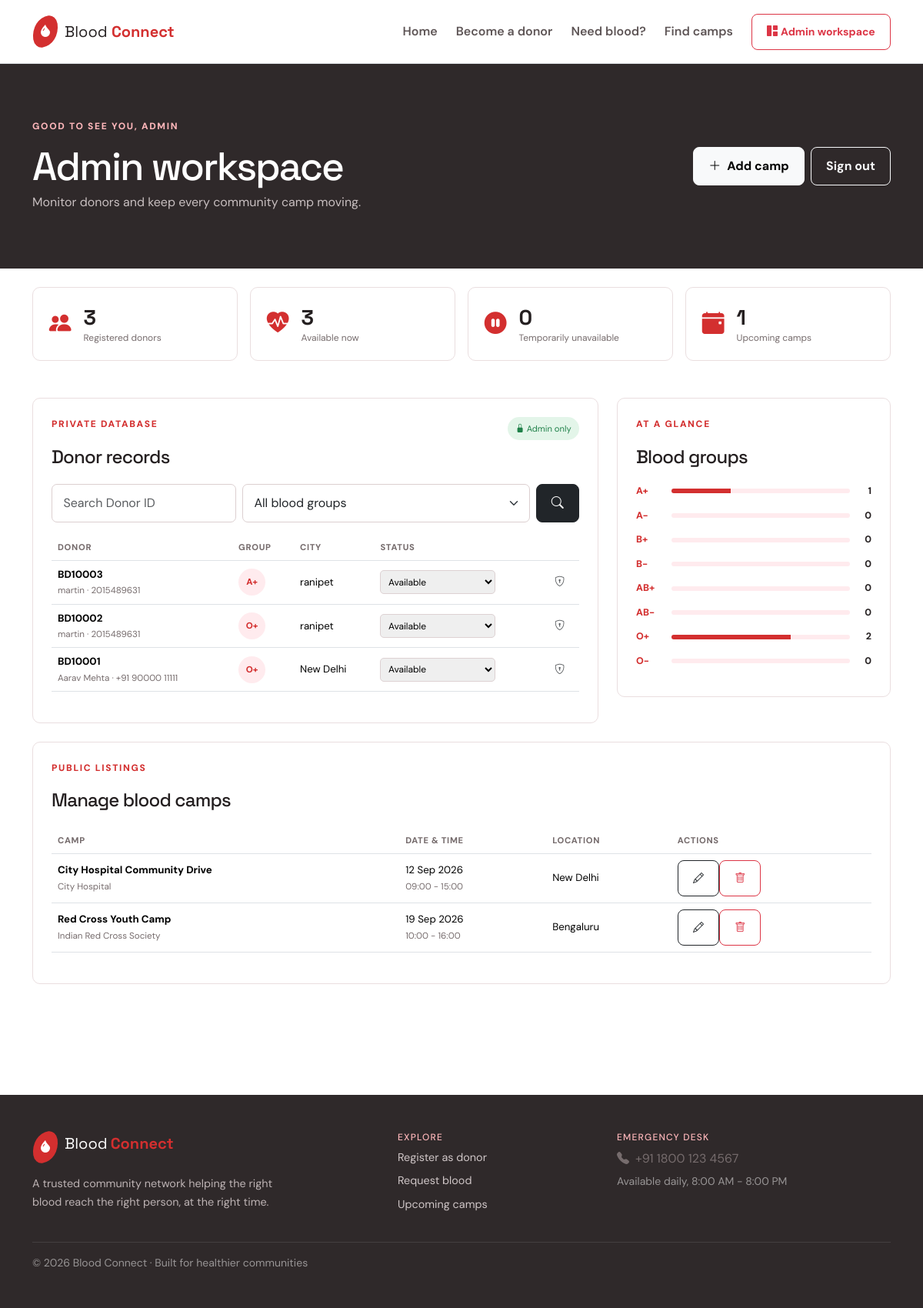
The page /admin (signed in) on the database its author committed.
### models.py (models this page shows)
class Donor(db.Model):
    id = db.Column(db.Integer, primary_key=True)
    donor_id = db.Column(db.String(12), unique=True, nullable=False, index=True)
    name = db.Column(db.String(120), nullable=False)
    age = db.Column(db.Integer, nullable=False)
    gender = db.Column(db.String(30), nullable=False)
    blood_group = db.Column(db.String(5), nullable=False, index=True)
    phone = db.Column(db.String(30), nullable=False)
    email = db.Column(db.String(120), nullable=False)
    city = db.Column(db.String(80), nullable=False)
    address = db.Column(db.String(240), nullable=False)
    last_donation_date = db.Column(db.Date, nullable=True)
    availability_status = db.Column(db.String(40), nullable=False, default="Available")
    created_at = db.Column(db.DateTime, default=datetime.utcnow, nullable=False)

class Camp(db.Model):
    id = db.Column(db.Integer, primary_key=True)
    camp_name = db.Column(db.String(140), nullable=False)
    organizer_name = db.Column(db.String(120), nullable=False)
    date = db.Column(db.Date, nullable=False)
    start_time = db.Column(db.String(10), nullable=False)
    end_time = db.Column(db.String(10), nullable=False)
    blood_groups_needed = db.Column(db.String(80), nullable=False)
    address = db.Column(db.String(240), nullable=False)
    city = db.Column(db.String(80), nullable=False)
    latitude = db.Column(db.Float, nullable=False)
    longitude = db.Column(db.Float, nullable=False)
    contact_number = db.Column(db.String(30), nullable=False)
    description = db.Column(db.Text, nullable=False)
    created_at = db.Column(db.DateTime, default=datetime.utcnow, nullable=False)

### app.py (the view)
@app.route("/admin")
@admin_required
def dashboard():
    blood_stats = {group: Donor.query.filter_by(blood_group=group).count() for group in BLOOD_GROUPS}
    donors_query = Donor.query.order_by(Donor.created_at.desc())
    selected_group = request.args.get("blood_group", "")
    donor_search = request.args.get("donor_id", "").strip()
    if selected_group:
        donors_query = donors_query.filter_by(blood_group=selected_group)
    if donor_search:
        donors_query = donors_query.filter(Donor.donor_id.ilike(f"%{donor_search}%"))
    return render_template(
        "admin_dashboard.html", donors=donors_query.all(), camps=Camp.query.order_by(Camp.date).all(),
        total_donors=Donor.query.count(), available_donors=Donor.query.filter_by(availability_status="Available").count(),
        unavailable_donors=Donor.query.filter_by(availability_status="Temporarily Unavailable").count(),
        total_camps=Camp.query.count(), upcoming_camps=Camp.query.filter(Camp.date >= date.today()).count(),
        blood_stats=blood_stats, selected_group=selected_group, donor_search=donor_search,
    )

### app.py (called while the page is built)
def admin_required(view):
    @wraps(view)
    def wrapped(*args, **kwargs):
        if not session.get("admin_id"):
            flash("Please sign in to access the admin workspace.", "warning")
            return redirect(url_for("login", next=request.path))
        return view(*args, **kwargs)
    return wrapped

@app.context_processor
def inject_globals():
    return {"blood_groups": BLOOD_GROUPS, "statuses": STATUSES, "today": date.today()}

### templates/admin_dashboard.html
{% extends 'base.html' %}{% block title %}Admin dashboard{% endblock %}{% block content %}<section class="dashboard-head"><div class="container d-flex flex-column flex-md-row justify-content-between gap-3 align-items-md-center"><div><div class="eyebrow light">Good to see you, {{ session.get('admin_username') }}</div><h1>Admin workspace</h1><p>Monitor donors and keep every community camp moving.</p></div><div class="d-flex gap-2"><a class="btn btn-light" href="{{ url_for('camp_form') }}"><i class="bi bi-plus-lg me-2"></i>Add camp</a><a class="btn btn-outline-light" href="{{ url_for('logout') }}">Sign out</a></div></div></section><section class="section-pad pt-4"><div class="container"><div class="row g-3 mb-5">{% for label, value, icon in [('Registered donors', total_donors, 'people-fill'),('Available now', available_donors, 'heart-pulse-fill'),('Temporarily unavailable', unavailable_donors, 'pause-circle-fill'),('Upcoming camps', upcoming_camps, 'calendar-event-fill')] %}<div class="col-sm-6 col-xl-3"><div class="metric-card"><i class="bi bi-{{ icon }}"></i><div><strong>{{ value }}</strong><span>{{ label }}</span></div></div></div>{% endfor %}</div><div class="row g-4"><div class="col-lg-8"><div class="admin-panel"><div class="panel-heading"><div><div class="eyebrow">Private database</div><h2>Donor records</h2></div><span class="private-chip"><i class="bi bi-lock-fill"></i> Admin only</span></div><form class="filter-bar" method="get"><input class="form-control" name="donor_id" placeholder="Search Donor ID" value="{{ donor_search }}"><select class="form-select" name="blood_group"><option value="">All blood groups</option>{% for group in blood_groups %}<option {{ 'selected' if selected_group == group }}>{{ group }}</option>{% endfor %}</select><button class="btn btn-dark" type="submit"><i class="bi bi-search"></i></button></form><div class="table-responsive"><table class="table align-middle"><thead><tr><th>Donor</th><th>Group</th><th>City</th><th>Status</th><th></th></tr></thead><tbody>{% for donor in donors %}<tr><td><strong>{{ donor.donor_id }}</strong><small>{{ donor.name }} · {{ donor.phone }}</small></td><td><span class="blood-badge">{{ donor.blood_group }}</span></td><td>{{ donor.city }}</td><td><form method="post" action="{{ url_for('update_donor_status', donor_id=donor.id) }}"><input type="hidden" name="csrf_token" value="{{ csrf_token() }}"><select class="status-select" name="availability_status" onchange="this.form.submit()">{% for status in statuses %}<option {{ 'selected' if donor.availability_status == status }}>{{ status }}</option>{% endfor %}</select></form></td><td><i class="bi bi-shield-lock text-muted"></i></td></tr>{% else %}<tr><td colspan="5" class="text-center py-4">No donor records match this filter.</td></tr>{% endfor %}</tbody></table></div></div></div><div class="col-lg-4"><div class="admin-panel"><div class="panel-heading"><div><div class="eyebrow">At a glance</div><h2>Blood groups</h2></div></div>{% for group, count in blood_stats.items() %}<div class="group-stat"><span>{{ group }}</span><div class="progress"><div class="progress-bar" style="width: {{ (count / (total_donors or 1) * 100)|round }}%"></div></div><strong>{{ count }}</strong></div>{% endfor %}</div></div></div><div class="admin-panel mt-4"><div class="panel-heading"><div><div class="eyebrow">Public listings</div><h2>Manage blood camps</h2></div></div><div class="table-responsive"><table class="table align-middle"><thead><tr><th>Camp</th><th>Date & time</th><th>Location</th><th>Actions</th></tr></thead><tbody>{% for camp in camps %}<tr><td><strong>{{ camp.camp_name }}</strong><small>{{ camp.organizer_name }}</small></td><td>{{ camp.date.strftime('%d %b %Y') }}<small>{{ camp.start_time }} - {{ camp.end_time }}</small></td><td>{{ camp.city }}</td><td class="text-nowrap"><a class="btn btn-sm btn-outline-dark" href="{{ url_for('camp_form', camp_id=camp.id) }}"><i class="bi bi-pencil"></i></a><form class="d-inline" method="post" action="{{ url_for('delete_camp', camp_id=camp.id) }}" onsubmit="return confirm('Remove this camp from the public listing?')"><input type="hidden" name="csrf_token" value="{{ csrf_token() }}"><button class="btn btn-sm btn-outline-danger" type="submit"><i class="bi bi-trash"></i></button></form></td></tr>{% else %}<tr><td colspan="4">No camps yet.</td></tr>{% endfor %}</tbody></table></div></div></div></section>{% endblock %}

### templates/base.html (shortened to what this page needs)
<!doctype html>
<html lang="en">
<head>
  <link href="https://cdn.jsdelivr.net/npm/bootstrap@5.3.3/dist/css/bootstrap.min.css" rel="stylesheet">
  <link rel="stylesheet" href="https://cdn.jsdelivr.net/npm/bootstrap-icons@1.11.3/font/bootstrap-icons.min.css">
  <link rel="stylesheet" href="{{ url_for('static', filename='css/style.css') }}">
</head>
<body>
<nav class="navbar navbar-expand-lg bg-white border-bottom sticky-top">
  <div class="container py-2">
    <a class="navbar-brand d-flex align-items-center gap-2" href="{{ url_for('index') }}">
      <span class="brand-drop"><i class="bi bi-droplet-fill"></i></span>
      <span>Blood <strong>Connect</strong></span>
    </a>
    <div class="collapse navbar-collapse" id="mainNav">
      <ul class="navbar-nav ms-auto align-items-lg-center gap-lg-2">
        <li class="nav-item"><a class="nav-link" href="{{ url_for('index') }}">Home</a></li>
        <li class="nav-item"><a class="nav-link" href="{{ url_for('donor_register') }}">Become a donor</a></li>
        <li class="nav-item"><a class="nav-link" href="{{ url_for('seeker') }}">Need blood?</a></li>
        <li class="nav-item"><a class="nav-link" href="{{ url_for('camps') }}">Find camps</a></li>
        {% if session.get('admin_id') %}
          <li class="nav-item"><a class="btn btn-outline-danger btn-sm ms-lg-2" href="{{ url_for('dashboard') }}"><i class="bi bi-grid-1x2-fill me-1"></i>Admin workspace</a></li>
        {% else %}
          <li class="nav-item"><a class="nav-link small" href="{{ url_for('login') }}">Organization login</a></li>
        {% endif %}
      </ul>
    </div>
  </div>
</nav>
<main>
  {% block content %}{% endblock %}
</main>
<footer class="footer mt-5">
  <div class="container py-5"><div class="row g-4"><div class="col-md-5"><a class="navbar-brand text-white d-inline-flex mb-3" href="{{ url_for('index') }}"><span class="brand-drop me-2"><i class="bi bi-droplet-fill"></i></span>Blood <strong class="ms-1">Connect</strong></a><p class="footer-copy">A trusted community network helping the right blood reach the right person, at the right time.</p></div><div class="col-md-3"><h6>Explore</h6><a href="{{ url_for('donor_register') }}">Register as donor</a><a href="{{ url_for('seeker') }}">Request blood</a><a href="{{ url_for('camps') }}">Upcoming camps</a></div><div class="col-md-4"><h6>Emergency desk</h6><p class="mb-1"><i class="bi bi-telephone-fill me-2"></i>+91 1800 123 4567</p><p class="small text-white-50">Available daily, 8:00 AM - 8:00 PM</p></div></div><div class="border-top border-light border-opacity-10 pt-3 mt-4 small text-white-50">© 2026 Blood Connect · Built for healthier communities</div></div>
</footer>
</body>
</html>

### static/css/style.css (style rules this page uses)
:root { --red:#d32f2f;--red-dark:#9f2020;--pink:#ffebee;--ink:#241f20;--muted:#766c6d;--line:#eadedf;--cream:#fffaf9 }
* { box-sizing:border-box }
body { font-family:'DM Sans',sans-serif;color:var(--ink);background:#fff }
h1,h2,h3,h4,.navbar-brand { font-family:'Space Grotesk',sans-serif }
h1 { font-size:clamp(2.7rem,6vw,5.5rem);line-height:.98;letter-spacing:-.04em }
h2 { font-size:clamp(2rem,4vw,3rem);letter-spacing:-.035em }
p { color:var(--muted);line-height:1.65 }
.navbar { z-index:10 }
.navbar-brand { font-size:1.25rem;color:var(--ink) }
.navbar-brand strong { color:var(--red) }
.brand-drop { display:inline-flex;align-items:center;justify-content:center;width:34px;height:40px;color:#fff;background:var(--red);border-radius:70% 30% 70% 30%;transform:rotate(-8deg);font-size:1rem }
.brand-drop i { transform:rotate(8deg) }
.nav-link { font-weight:600;color:#5e5556!important }
.btn { border-radius:8px;padding:.75rem 1.2rem;font-weight:700 }
.eyebrow,.section-kicker { display:flex;align-items:center;gap:.55rem;color:var(--red);font-size:.75rem;font-weight:800;letter-spacing:.14em;text-transform:uppercase;margin-bottom:1.2rem }
.section-pad { padding:6rem 0 }
.form-control,.form-select { border-color:#dccfd0;border-radius:7px;padding:.75rem .9rem }
.dashboard-head { background:#2f292a;color:#fff;padding:4.5rem 0 }
.dashboard-head h1 { font-size:3.2rem }
.dashboard-head p { color:#c8bfc0;margin:0 }
.eyebrow.light { color:#ffb7bb }
.metric-card { border:1px solid var(--line);padding:1.3rem;border-radius:10px;display:flex;gap:1rem;align-items:center }
.metric-card>i { color:var(--red);font-size:1.8rem }
.metric-card strong,.metric-card span { display:block }
.metric-card strong { font:700 1.7rem 'Space Grotesk' }
.metric-card span { color:var(--muted);font-size:.75rem }
.admin-panel { border:1px solid var(--line);border-radius:10px;padding:1.5rem;background:#fff }
.panel-heading { display:flex;justify-content:space-between;align-items:start;margin-bottom:1.3rem }
.panel-heading h2 { font-size:1.5rem;margin:0 }
.private-chip { font-size:.7rem;color:#20814a;background:#e3f5e9;padding:.4rem .65rem;border-radius:50px }
.filter-bar { display:flex;gap:.5rem;margin-bottom:1rem }
.filter-bar .form-control { max-width:240px }
.table { font-size:.83rem }
.table thead th { font-size:.7rem;text-transform:uppercase;letter-spacing:.06em;color:var(--muted);font-weight:800 }
.table td small { display:block;color:var(--muted);margin-top:.15rem }
.blood-badge { display:inline-flex;width:35px;height:35px;align-items:center;justify-content:center;border-radius:50%;background:var(--pink);color:var(--red);font-weight:800;font-size:.72rem }
.status-select { border:1px solid #ddd1d2;border-radius:5px;padding:.35rem;font-size:.75rem;max-width:150px }
.group-stat { display:grid;grid-template-columns:38px 1fr 20px;align-items:center;gap:.5rem;margin:.8rem 0;font-size:.78rem }
.group-stat>span { font-weight:800;color:var(--red) }
.group-stat strong { text-align:right }
.progress { height:6px;background:var(--pink) }
.progress-bar { background:var(--red) }
.footer { background:#2f292a;color:#fff }
.footer-copy { color:#bdb3b4;max-width:330px;font-size:.9rem }
.footer h6 { font-size:.75rem;text-transform:uppercase;letter-spacing:.1em;color:#ffb7bb }
.footer a:not(.navbar-brand) { display:block;text-decoration:none;color:#cfc6c7;font-size:.9rem;margin:.55rem 0 }

### rows shown on the page
Donor: donor_id "BD10003", name "martin", phone "2015489631", blood_group "A+", city "ranipet"
Donor: donor_id "BD10002", name "martin", phone "2015489631", blood_group "O+", city "ranipet"
Donor: donor_id "BD10001", name "Aarav Mehta", phone "+91 90000 11111", blood_group "O+", city "New Delhi"
Camp: camp_name "City Hospital Community Drive", organizer_name "City Hospital", date "12 Sep 2026", start_time "09:00", end_time "15:00", city "New Delhi"
Camp: camp_name "Red Cross Youth Camp", organizer_name "Indian Red Cross Society", date "19 Sep 2026", start_time "10:00", end_time "16:00", city "Bengaluru"

### other values the page prints
{{ session.get('admin_username') }} "ADMIN"
{{ value }} "3" "3" "0" "1"
{{ label }} "Registered donors" "Available now" "Temporarily unavailable" "Upcoming camps"
{{ group }} "A+" "A-" "B+" "B-" "AB+" "AB-" "O+" "O-"
{{ count }} "1" "0" "0" "0" "0" "0" "2" "0"
form field availability_status "Available"
